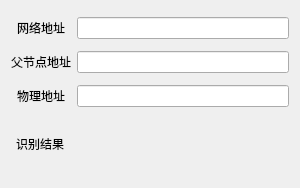
<?xml version="1.0" encoding="UTF-8"?>
<ui version="4.0">
 <class>Voice</class>
 <widget class="QWidget" name="Voice">
  <property name="geometry">
   <rect>
    <x>0</x>
    <y>0</y>
    <width>300</width>
    <height>188</height>
   </rect>
  </property>
  <property name="windowTitle">
   <string>语音识别传感器状态</string>
  </property>
  <layout class="QGridLayout" name="gridLayout">
   <item row="0" column="0">
    <widget class="QLabel" name="label">
     <property name="text">
      <string>网络地址</string>
     </property>
     <property name="alignment">
      <set>Qt::AlignCenter</set>
     </property>
    </widget>
   </item>
   <item row="0" column="1">
    <widget class="QLineEdit" name="nwkAddrEdit"/>
   </item>
   <item row="1" column="0">
    <widget class="QLabel" name="label_2">
     <property name="text">
      <string>父节点地址</string>
     </property>
     <property name="alignment">
      <set>Qt::AlignCenter</set>
     </property>
    </widget>
   </item>
   <item row="1" column="1">
    <widget class="QLineEdit" name="parAddrEdit"/>
   </item>
   <item row="2" column="0">
    <widget class="QLabel" name="label_3">
     <property name="text">
      <string>物理地址</string>
     </property>
     <property name="alignment">
      <set>Qt::AlignCenter</set>
     </property>
    </widget>
   </item>
   <item row="2" column="1">
    <widget class="QLineEdit" name="hwAddrEdit"/>
   </item>
   <item row="3" column="0" colspan="2">
    <layout class="QHBoxLayout" name="horizontalLayout">
     <item>
      <spacer name="horizontalSpacer">
       <property name="orientation">
        <enum>Qt::Horizontal</enum>
       </property>
       <property name="sizeType">
        <enum>QSizePolicy::Fixed</enum>
       </property>
       <property name="sizeHint" stdset="0">
        <size>
         <width>5</width>
         <height>20</height>
        </size>
       </property>
      </spacer>
     </item>
     <item>
      <widget class="QLabel" name="label_4">
       <property name="sizePolicy">
        <sizepolicy hsizetype="Fixed" vsizetype="Fixed">
         <horstretch>0</horstretch>
         <verstretch>0</verstretch>
        </sizepolicy>
       </property>
       <property name="maximumSize">
        <size>
         <width>70</width>
         <height>50</height>
        </size>
       </property>
       <property name="text">
        <string>识别结果</string>
       </property>
       <property name="alignment">
        <set>Qt::AlignCenter</set>
       </property>
      </widget>
     </item>
     <item>
      <spacer name="horizontalSpacer_2">
       <property name="orientation">
        <enum>Qt::Horizontal</enum>
       </property>
       <property name="sizeHint" stdset="0">
        <size>
         <width>40</width>
         <height>20</height>
        </size>
       </property>
      </spacer>
     </item>
     <item>
      <widget class="QLabel" name="labelPic">
       <property name="sizePolicy">
        <sizepolicy hsizetype="Fixed" vsizetype="Fixed">
         <horstretch>0</horstretch>
         <verstretch>0</verstretch>
        </sizepolicy>
       </property>
       <property name="maximumSize">
        <size>
         <width>50</width>
         <height>50</height>
        </size>
       </property>
       <property name="text">
        <string/>
       </property>
      </widget>
     </item>
     <item>
      <spacer name="horizontalSpacer_3">
       <property name="orientation">
        <enum>Qt::Horizontal</enum>
       </property>
       <property name="sizeHint" stdset="0">
        <size>
         <width>40</width>
         <height>20</height>
        </size>
       </property>
      </spacer>
     </item>
    </layout>
   </item>
  </layout>
 </widget>
 <resources/>
 <connections/>
</ui>
